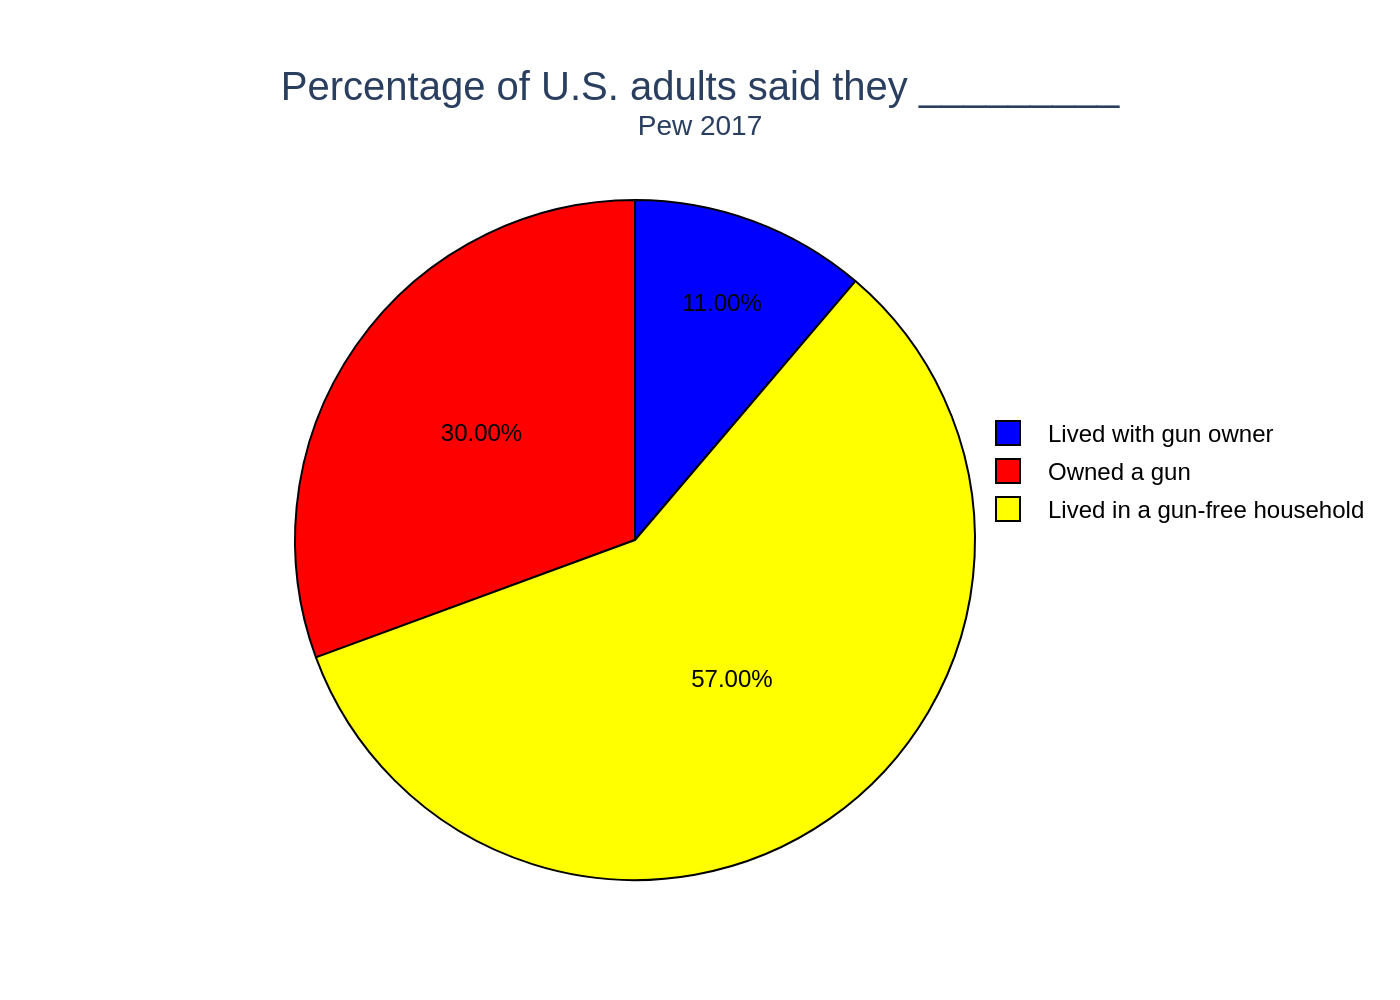

Reproduce this figure in Python.
import sys
import json
import os
import plotly.graph_objects as go

if len(sys.argv) != 2:
    print(f"Usage: python {os.path.basename(sys.argv[0])} <json_file_path>")
    sys.exit(1)

json_path = sys.argv[1]

if not os.path.exists(json_path):
    print(f"Error: File not found at {json_path}")
    sys.exit(1)

output_filename = os.path.splitext(json_path)[0] + '.png'

with open(json_path, 'r', encoding='utf-8') as f:
    chart_info = json.load(f)

chart_data = chart_info['chart_data']
texts = chart_info['texts']
colors = chart_info['colors']

labels = [d['label'] for d in chart_data]
values = [d['value'] for d in chart_data]

fig = go.Figure()

pie_text_labels = [f"{v:.2f}%" for v in values]

fig.add_trace(go.Pie(
    labels=labels,
    values=values,
    marker=dict(colors=colors, line=dict(color='#000000', width=1)),
    text=pie_text_labels,
    textinfo='text',
    textfont=dict(size=12, color='black'),
    hoverinfo='label+percent',
    sort=False 
))

title_text = texts['title']
if texts.get('subtitle'):
    title_text += f"<br><sup>{texts['subtitle']}</sup>"

fig.update_layout(
    title_text=title_text,
    title_x=0.5,
    font=dict(
        family="Arial",
        size=14
    ),
    margin=dict(t=100, b=60, l=40, r=40),
    showlegend=True,
    legend=dict(
        x=0.8, 
        y=0.7,
        traceorder='normal',
        font=dict(
            family='Arial',
            size=12,
            color='black'
        ),
        bgcolor='rgba(255, 255, 255, 0)',
        bordercolor='rgba(255, 255, 255, 0)'
    )
)

fig.write_image(output_filename, scale=2)
